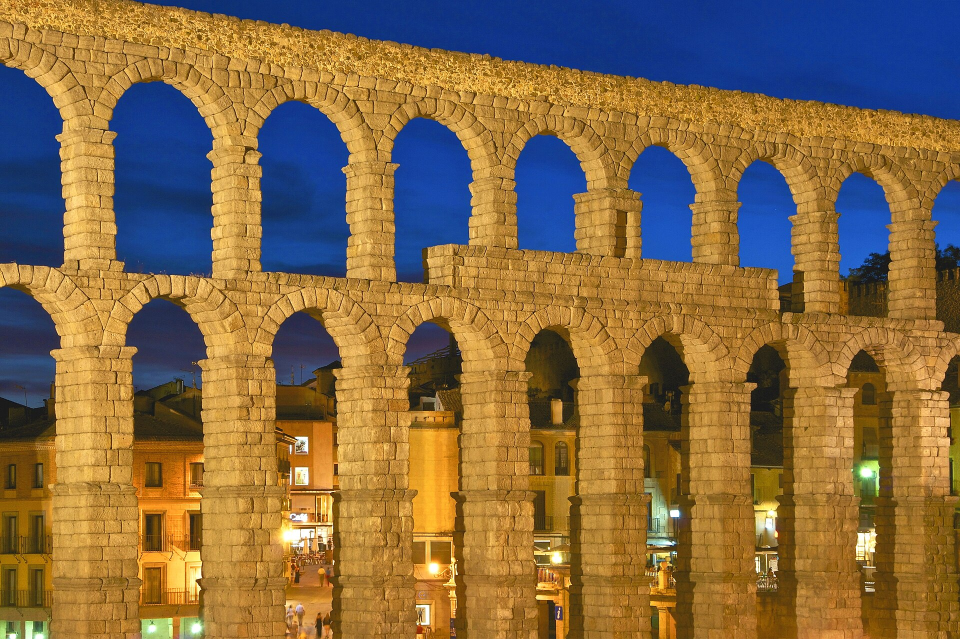
#> input picture agencia/marca-holding/apresentacao-barzakh/fotos/aqueduto2.jpg, 1920 x 1278 px (shown at 1/2 size)
$ python -i montar.py   (imports and definitions only)
#> lines starting #> are read from the running program, lines starting #| are printed output that depends on the picture
# Monta o vídeo longo de uma faixa do Pagode Fiado (conta Pedro, sessão GOMINHO, 18/11/2026).
# Uso: python3 montar.py <faixa> <pasta_trabalho>
# Precisa em <pasta>: audio/<faixa>.wav, fotos/<id>.jpg (Wikimedia, ver CREDITOS-FOTOS.md), ov<faixa>/*.png (overlays.py + render.js)
import json, sys, os, subprocess, wave, struct, math, random
import numpy as np
from PIL import Image, ImageFilter
K, W = sys.argv[1], sys.argv[2]
AQUI = os.path.dirname(os.path.abspath(__file__))
# [1 line not run here, left out]
# [1 line that did not run here, left out]
# [1 line not run here, left out]
# 1) fotos tratadas (16:9, âmbar e verde, vinheta)
def tratar(src, dst):
#> called with dst = 'out.png'
    im = Image.open(src).convert('RGB'); w, h = im.size; r = 16 / 9
#> in tratar, im is the input picture: PIL image 1920x1278 RGB; mean R, G, B 133.7, 107.3, 70.5
#> after `w, h = im.size`: w = 1920; h = 1278
    if w / h > r: nw = int(h * r); im = im.crop(((w - nw) // 2, 0, (w - nw) // 2 + nw, h))
    else: nh = int(w / r); im = im.crop((0, (h - nh) // 2, w, (h - nh) // 2 + nh))
#> after `nh = int(w / r)`: nh = 1080
#> after `im = im.crop((0, (h - nh) // 2, w, (h - nh) // 2 + nh))`:
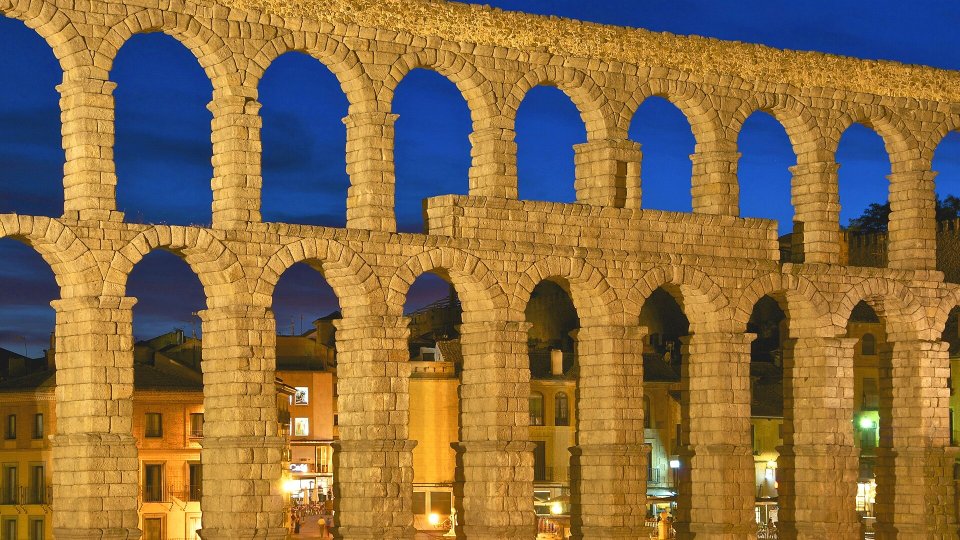
#> im: PIL image 1920x1080 RGB (shown at 1/2 size); mean R, G, B 137.7, 109.7, 69.3
    im = im.resize((2304, 1296), Image.LANCZOS)
#> im: PIL image 2304x1296 RGB
    a = np.asarray(im).astype(np.float32) / 255
    lum = a.mean(2, keepdims=True)
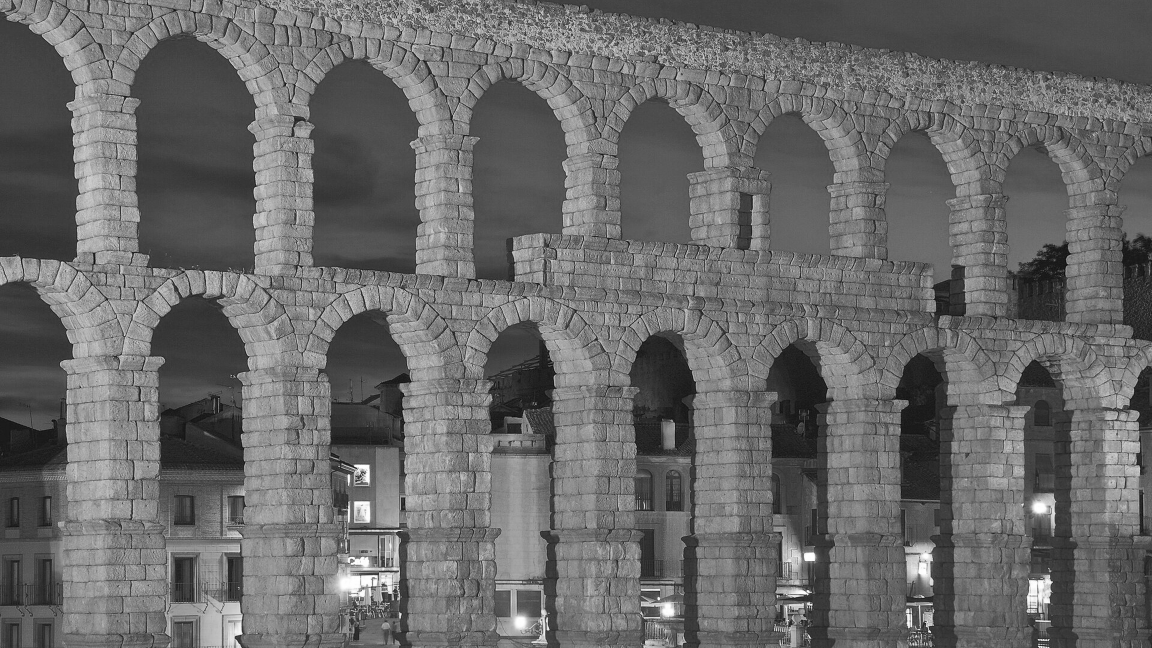
#> lum: shape (1296, 2304, 1) float32 (shown at 1/2 size); min 0, max 1, mean 0.414
    a = a * 0.82 + lum * 0.18                               # menos saturação
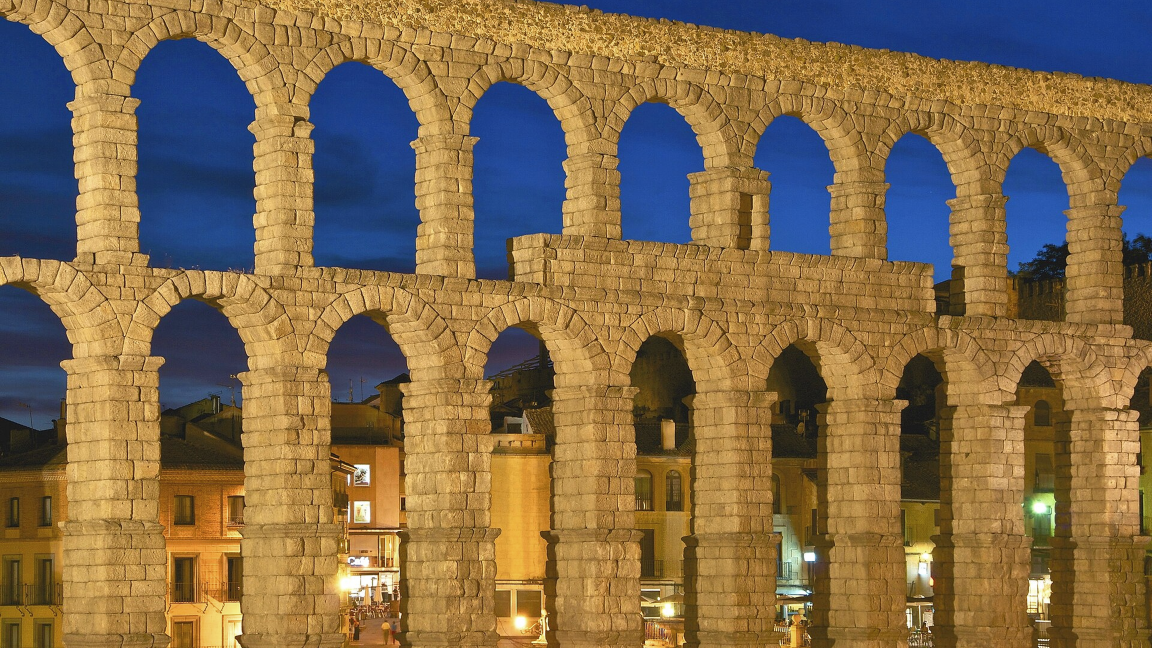
#> a: shape (1296, 2304, 3) float32 (shown at 1/2 size); mean R, G, B 0.517, 0.427, 0.298
    sh = np.array([0.10, 0.42, 0.33]); hi = np.array([1.0, 0.78, 0.45])  # sombra verde-azulejo, luz âmbar
    a = a * 0.8 + (sh * (1 - lum) + hi * lum) * a * 0.35
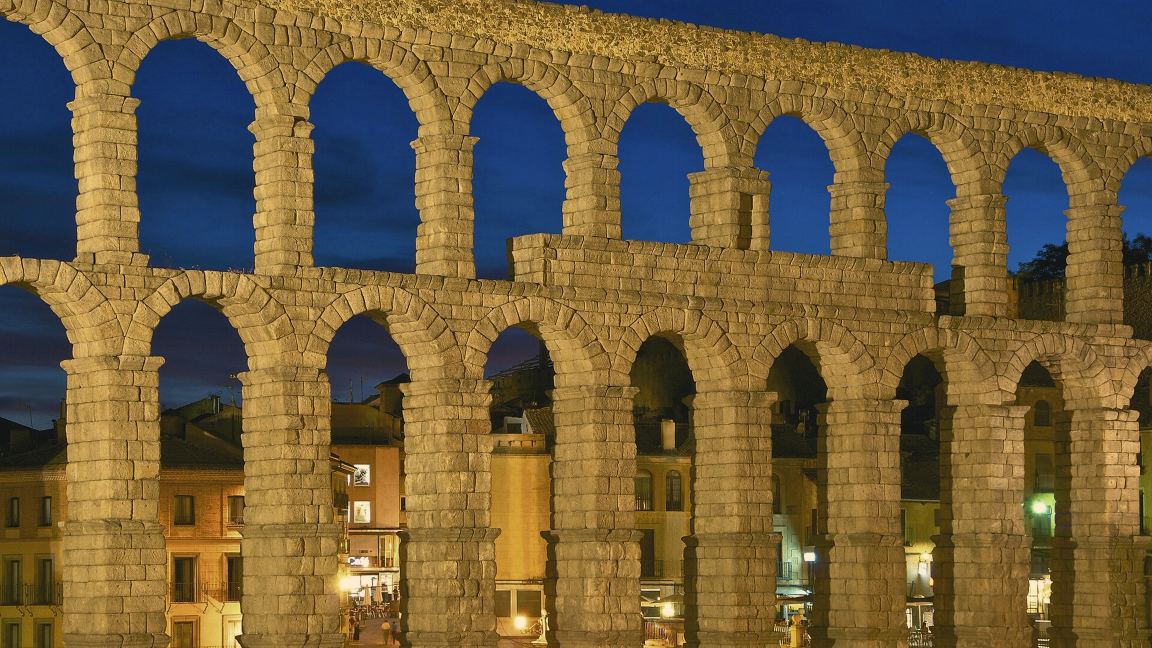
#> a: shape (1296, 2304, 3) float64 (shown at 1/2 size); mean R, G, B 0.511, 0.43, 0.278; drawn with min black and max white
    a = np.clip((a - 0.5) * 1.08 + 0.47, 0, 1)
    yy, xx = np.mgrid[0:1296, 0:2304]; d = np.sqrt(((xx - 1152) / 1152) ** 2 + ((yy - 648) / 648) ** 2)
    a *= np.clip(1.15 - 0.45 * d, 0.45, 1)[..., None]
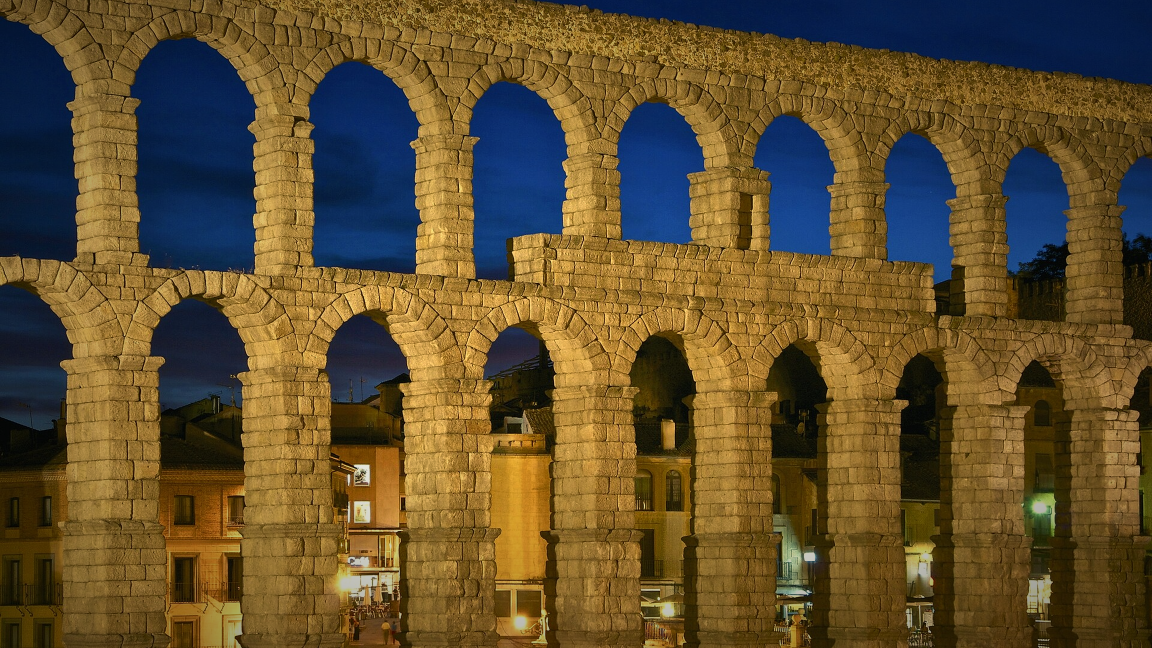
#> a: shape (1296, 2304, 3) float64 (shown at 1/2 size); mean R, G, B 0.388, 0.318, 0.186
    Image.fromarray((a * 255).astype(np.uint8)).save(dst, quality=93)
# [1 line that did not run here, left out]
clips = []
# [13 lines not run here, left out]
# 2) junta as fotos com fusão
ins, fl, off, last = [], [], 0, '0:v'
# [4 lines not run here, left out]
base = f'{tmp}/base.mp4'
# [2 lines not run here, left out]
# 3) SFX: whoosh nos cortes + leve ambiente de bar no começo
# [1 line that did not run here, left out]
# [8 lines not run here, left out]
amb = rng.standard_normal(int(10 * sr)).astype(np.float32); acc = 0
# [4 lines not run here, left out]
# 4) camadas: moldura, letra, carimbos, abertura, fim, luz nos cortes — compostas em Python e enviadas cruas ao ffmpeg
lay = []  # (png, ini, fim, fade)
# [7 lines not run here, left out]
saida = f'{W}/pagode-fiado-{K}-longo.mp4'
# [6 lines that did not run here, left out]
# [1 line that did not run here, left out]
vazio = np.zeros((1080, 1920, 4), np.float32); cache = {}
# [16 lines not run here, left out]

>>> result = tratar('../../../marca-holding/apresentacao-barzakh/fotos/aqueduto2.jpg', 'out.png')
